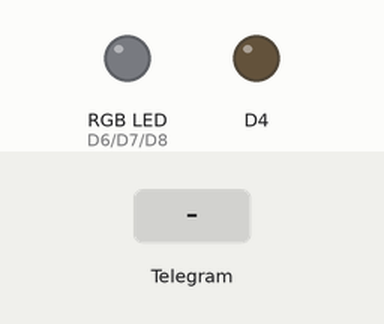
This sketch was run on a simulated ESP8266 (NodeMCU). Parts: an RGB LED mixed from three pins (HIGH = lit), output pins drawn as LEDs (lit = HIGH, except the on-board LED, lit = LOW). Inputs (shaded band) come from the test bench. WiFi joins after 1.5 s; servers stay silent unless stated; the local clock reads 2024-03-15 10:24:30 at power-on unless the sketch sets it; what the sketch prints to the serial monitor is not drawn.

Above: at 11.0 s.
11.1 s: Telegram message "/red_on" received
At 12.4 s:
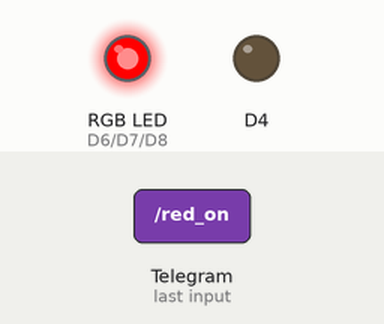
12.9 s: Telegram message "/green_on" received
At 13.9 s:
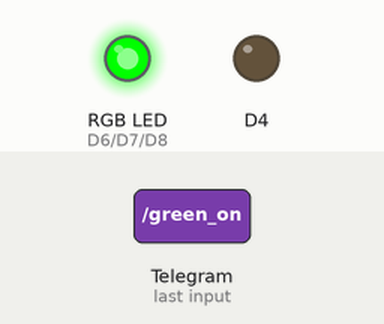
14.8 s: Telegram message "/blue_on" received
At 16.6 s:
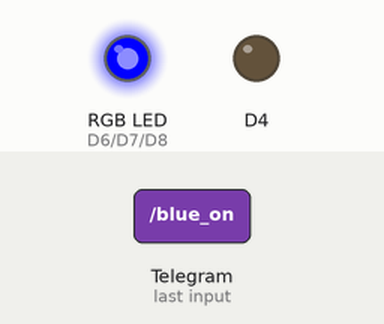
Timing chart, 0 to 18.1 s (numbered marks = the images above; inputs shaded):
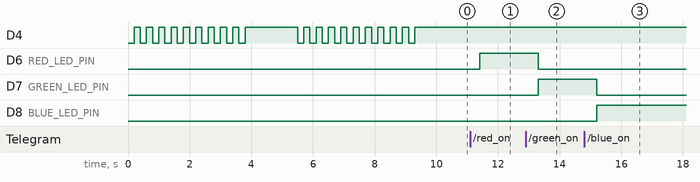

The sketch:

telegram.ino
```cpp
#include <UniversalTelegramBot.h>
#define BOTtoken "7022441552:AAFzlAGXMycYM1IxhxX8cINyBHMdIeCJ0dw"
#define CHAT_ID "6923811961"
#include <WiFiClientSecure.h>
WiFiClientSecure client;
UniversalTelegramBot bot(BOTtoken, client);
X509List cert(TELEGRAM_CERTIFICATE_ROOT);

#include <SSD1306.h>
#include <FirebaseESP8266.h>
#include <ESP8266WiFi.h>
#define DO_PIN D5

#define RED_LED_PIN D6
  #define GREEN_LED_PIN D7
  #define BLUE_LED_PIN D8

#define DB_URL "https://sonlongquochoa-default-rtdb.asia-southeast1.firebasedatabase.app/"
#define DB_SECRET "9xtoVvr0fpfQj0QMqGjYr4gb7C7vZcUruPOg4izD"
#define AP_SSID "HSU_Students"
#define AP_PASSWORD "dhhs12cnvch"

#define NTP_SERVER "pool.ntp.org"

FirebaseConfig config; FirebaseAuth auth; FirebaseData fbdo;

// SSD1306 oled (0x3c, SDA_PIN, SCL_PIN);

void setup() {
  Serial.begin(115200);
  // initOled();
  initWifi();
  initEpochTime();
  initFirebase();
  initRGBLed();
  initTelegram();
}

void loop() {
 int numNewMessages = bot.getUpdates(bot.last_message_received +1);
 while (numNewMessages) {
  handleNewMessages(numNewMessages);
  numNewMessages = bot.getUpdates(bot.last_message_received +1);
 }
  delay(1000);
}

void initRGBLed() {

  pinMode(RED_LED_PIN, OUTPUT);
  pinMode(GREEN_LED_PIN, OUTPUT);
  pinMode(BLUE_LED_PIN, OUTPUT);

}
void onRGBLed(int red, int green, int blue) {
  if (red == 1) {
    digitalWrite(RED_LED_PIN, HIGH);
  } else {
    digitalWrite(RED_LED_PIN, LOW);
  }

  if (green == 1) {
    digitalWrite(GREEN_LED_PIN, HIGH);
  } else {
    digitalWrite(GREEN_LED_PIN, LOW);
  }

  if (blue == 1) {
    digitalWrite(BLUE_LED_PIN, HIGH);
  } else {
    digitalWrite(BLUE_LED_PIN, LOW);
  }
}


// void printOled(String line1, String line2) {
//   oled.clear();
//   oled.setTextAlignment(TEXT_ALIGN_LEFT);
//   oled.setFont(ArialMT_Plain_24);
//   oled.drawString(0,0,line1);
//   oled.drawString(0,36,line2);
//   oled.display();
// }

void initWifi(){
  blinkBuiltinLed(10);
  Serial.print("\nConnecting to "); Serial.print(AP_SSID);
  WiFi.begin(AP_SSID, AP_PASSWORD);
  while (WiFi.status() != WL_CONNECTED) { delay(500); Serial.print("."); }
  Serial.print("\nWiFi connected, IP address: "); Serial.println(WiFi.localIP());
  WiFi.setAutoReconnect(true); WiFi.persistent(true);
  blinkBuiltinLed(10);
}
void blinkBuiltinLed(int n){
    pinMode(BUILTIN_LED, OUTPUT);
  for (int i = 1; i <= n; i++) {
      #if defined(ESP8266)
  digitalWrite(BUILTIN_LED, LOW); delay(200);
  digitalWrite(BUILTIN_LED, HIGH); delay(200);
      #elif defined(ESP32)
  digitalWrite(BUILTIN_LED, HIGH); delay(200);
  digitalWrite(BUILTIN_LED, LOW); delay(200);
      #endif
    }
}

void initEpochTime(){
  configTime(0, 0, NTP_SERVER); // GMT time offset, daylight saving time, NTP server
}

long getEpochTime(){
  tm infoTime;
  if (!getLocalTime(&infoTime)) return 0;
  time_t epochTime;
  time(&epochTime);
  return epochTime;
}

void initFirebase(){
  config.database_url = DB_URL;
    config.signer.tokens.legacy_token = DB_SECRET;
  Firebase.begin(&config, &auth);
  Firebase.reconnectNetwork(true);
}

void setLightToFirebase(int light){
  if (Firebase.ready()){
    Firebase.setInt(fbdo,"LIGHT/value",light);
    Firebase.setInt(fbdo,"LIGHT/updated",getEpochTime());
  }
}

void initTelegram() {
#if defined(ESP8266)
    configTime(0, 0, "pool.ntp.org");//get UTC time via NTP
    client.setTrustAnchors(&cert);
  #endif
  bot.sendMessage(CHAT_ID, "Bot started up","");
}

void handleNewMessages(int numNewMessages) {
  Serial.println("handleNewMessages: " + String(numNewMessages));
  for (int i = 0; i < numNewMessages; i++) {
    String chat_id = String(bot.messages[i].chat_id);
    if (chat_id != CHAT_ID){
      bot.sendMessage(chat_id, "Unauthorized user", "");
      continue;
    }
    String text = bot.messages[i].text;
    Serial.println(text);
    String from_name = bot.messages[i].from_name;
    if (text == "/start") {
      String welcome = "Welcome, " + from_name + ". ";
      welcome += "Use the following commands to control your outputs:\n";
      welcome += "/red_on to turn red_led On\n";
      welcome += "/green_on to turn green_led On\n";
      welcome += "/blue_on to turn blue_led On\n";
      welcome += "/led_off to turn all_led OFF\n";
      bot.sendMessage(chat_id, welcome, "");
    } else if (text == "/red_on") {
      onRGBLed(1, 0, 0);
      bot.sendMessage(chat_id, "red_led is ON", "");
    } else if (text == "/green_on") {
      onRGBLed(0, 1, 0);
      bot.sendMessage(chat_id, "green_led is ON", "");
    } else if (text == "/blue_on") {
      onRGBLed(0, 0, 1);
      bot.sendMessage(chat_id, "blue_led is ON", "");
    } else if (text == "/led_off") {
      onRGBLed(0, 0, 0);
      bot.sendMessage(chat_id, "all_led is OFF", "");
    }

  }
}
```

Measured:
- after the input at 11.1 s, D6 (RED_LED_PIN): LOW → HIGH after 0.30 s
- after the input at 12.9 s, D6 (RED_LED_PIN): HIGH → LOW after 0.40 s; D7 (GREEN_LED_PIN): LOW → HIGH after 0.40 s
- after the input at 14.8 s, D7 (GREEN_LED_PIN): HIGH → LOW after 0.40 s; D8 (BLUE_LED_PIN): LOW → HIGH after 0.40 s
